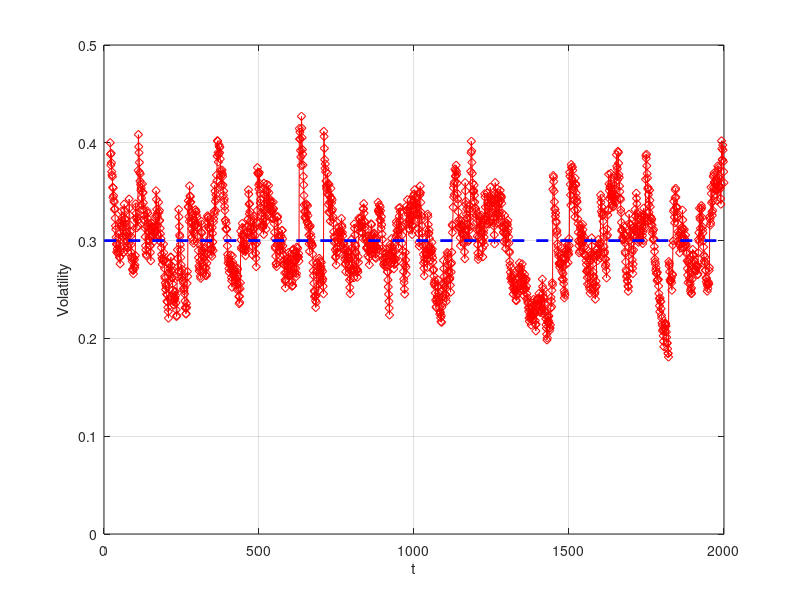

Write MATLAB code to recreate this figure.
% Computes historical volatility from artificially generated data
clf;
s=rng;
%%%%%%%%%%% Parameters %%%%%%%%%%%%%
sigma = 0.3; r = 0.03; M = 2e3; Dt = 1/(M+1);
%%%%%%%%%%%%%%%%%%%%%%%%%%%%%%%
asset = cumprod(exp((r-0.5*sigma^2)*Dt+sigma*sqrt(Dt)*randn(M+1,1)));
U = log(asset(2:end)./asset(1:end-1));
%% Monte Carlo estimate based on all data %%
Umean = mean(U);
Ustd = std(U);
sigma1 = Ustd/sqrt(Dt)
cont = [sigma1*(1-1.96/sqrt(2*M)), sigma1*(1+1.96/sqrt(2*M))]
%% Simplified estimate (assumes zero mean)
sigma2 = sqrt(sum(U.^2)/((M-1)*Dt))
%% Running EWMA %%
%% First get a starting value %%
s = zeros(M,1);
L = 20;
V = U(1:L);
s(L) = std(V)/sqrt(Dt);
%% Now do EWMA %%
w = 0.94;
for n = L:M-1
    s(n+1) = sqrt((w*Dt*s(n)^2 + (1-w)*U(n+1)^2)/Dt);
end
sigma3 = s(end);
plot([L:M], s(L:end),'r-d')
hold on;
plot([1 M],[sigma sigma],'b--','LineWidth',2);
xlabel('t');
ylabel('Volatility');
ylim([0, 0.5]);
grid on